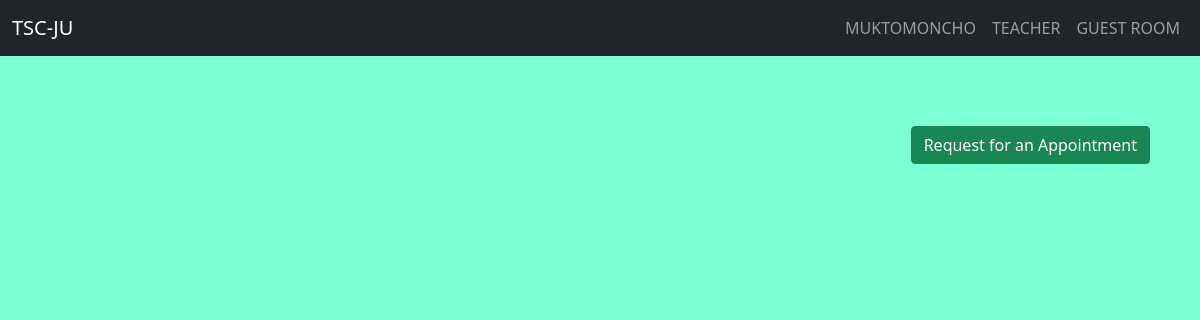
Page /appointment/ on the earlier database version.
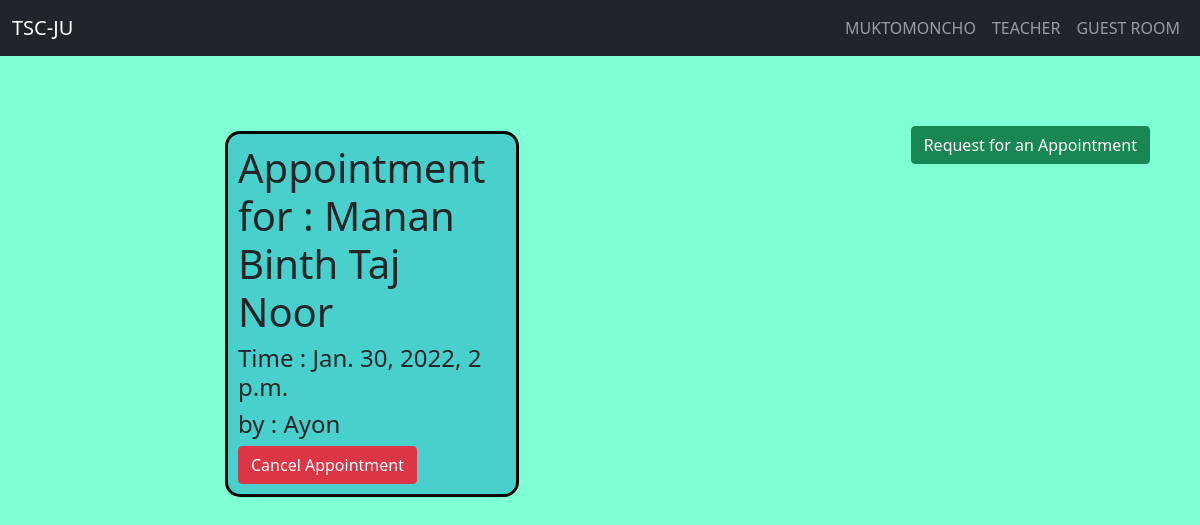
Same page on the later database version.
### office/models.py (models this page shows, shortened)
class Appointment (models.Model):
    name = models.CharField(max_length=200, null=True)
    teacher = models.ForeignKey(Teacher, on_delete=models.CASCADE, null=True)
    phone = models.IntegerField(max_length=12, null=True)
    time = models.DateTimeField()
    id = models.AutoField(max_length=3, primary_key=True)

class Teacher (models.Model):
    name = models.CharField(max_length=200, null=True)
    id = models.IntegerField(max_length=3, primary_key=True)
    phone = models.IntegerField(max_length=12, null=True)
    roomNo = models.IntegerField(max_length=3, null=True)
    email = models.EmailField(null=True)

### office/views.py (the view)
# urls.py: path('appointment/', views.appointment, name="appointment"),
def appointment(request):
    appointment = Appointment.objects.all()
    context = {'appointment' : appointment}
    return render(request, 'office/appointment.html', context)

### office/templates/office/appointment.html
{% extends 'office/main.html' %}
{% block content %}
<div class="guestroom">
    <div class="add" style="float: right; margin-right: 50px;">
        <a href="{% url 'addappointment' %}" class="btn btn-success">Request for an Appointment</a>
    </div>
    {% for i in appointment %}
    <div class="guest">
        <h1>Appointment for : {{i.teacher.name}}</h1>
        <h4>Time : {{i.time}}</h4>
        <h4>by : {{i.name}}</h4>
        <a class="btn btn-danger" href="{% url 'cancelappointment' i.id %}">Cancel Appointment</a>
    </div>
    {% endfor %}
</div>
{% endblock %}

### office/templates/office/main.html (shortened to what this page needs)
{% load static %}
<!DOCTYPE html>
<html lang="en">
<head>
    <link href="https://cdn.jsdelivr.net/npm/bootstrap@5.0.2/dist/css/bootstrap.min.css" rel="stylesheet">
    <link rel="stylesheet" href=" {% static '/css/main.css' %} ">
</head>
<body>
    {% include 'office/navbar.html' %}
    {% block content %}
    {% endblock %}
</body>
</html>

### office/templates/office/navbar.html (shortened to what this page needs)
<nav class="navbar navbar-expand-lg navbar-dark bg-dark">
    <div class="container-fluid">
        <a class="navbar-brand" href="{% url 'home' %}">TSC-JU</a>
        <div class="ms-5">
            <div class="collapse navbar-collapse" id="navbarSupportedContent">
                <ul class="navbar-nav me-auto mb-2 mb-lg-0">
                    <li class="nav-item">
                        <a class="nav-link" href="{% url 'muktomoncho' %}">MUKTOMONCHO</a>
                    </li>
                    <li class="nav-item">
                        <a class="nav-link" href="{% url 'appointment' %}">TEACHER</a>
                    </li>
                    <li class="nav-item">
                        <a class="nav-link" href="{% url 'guestroom' %}">GUEST ROOM</a>
                    </li>
                </ul>
            </div>
        </div>
    </div>
</nav>

### static/css/main.css (style rules this page uses)
body { background-color: aquamarine; }
.guestroom { margin: 70px 0px 100px 220px; }
.guest { background-color: mediumturquoise; border: 3px solid black; border-radius: 15px; padding: 10px; float: left; width: 30%; margin: 5px; }

Differences in the rows shown:
added Appointment: teacher.name "Manan Binth Taj Noor", time "Jan. 30, 2022, 2 p.m.", name "Ayon"
